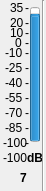
    <widget class="QWidget" name="widget_41" native="true">
     <property name="geometry">
      <rect>
       <x>240</x>
       <y>40</y>
       <width>46</width>
       <height>191</height>
      </rect>
     </property>
     <widget class="QProgressBar" name="progressBar_85">
      <property name="geometry">
       <rect>
        <x>30</x>
        <y>7</y>
        <width>10</width>
        <height>135</height>
       </rect>
      </property>
      <property name="contextMenuPolicy">
       <enum>Qt::DefaultContextMenu</enum>
      </property>
      <property name="toolTip">
       <string>Local Input 1 Meter</string>
      </property>
      <property name="statusTip">
       <string/>
      </property>
      <property name="whatsThis">
       <string/>
      </property>
      <property name="autoFillBackground">
       <bool>false</bool>
      </property>
      <property name="minimum">
       <number>-100</number>
      </property>
      <property name="maximum">
       <number>35</number>
      </property>
      <property name="value">
       <number>24</number>
      </property>
      <property name="textVisible">
       <bool>true</bool>
      </property>
      <property name="orientation">
       <enum>Qt::Vertical</enum>
      </property>
      <property name="invertedAppearance">
       <bool>false</bool>
      </property>
      <property name="format">
       <string>%p%</string>
      </property>
     </widget>
     <widget class="QLabel" name="m0_85">
      <property name="geometry">
       <rect>
        <x>25</x>
        <y>0</y>
        <width>16</width>
        <height>16</height>
       </rect>
      </property>
      <property name="text">
       <string>-</string>
      </property>
     </widget>
     <widget class="QLabel" name="t35_85">
      <property name="geometry">
       <rect>
        <x>10</x>
        <y>0</y>
        <width>16</width>
        <height>16</height>
       </rect>
      </property>
      <property name="text">
       <string>35</string>
      </property>
     </widget>
     <widget class="QLabel" name="tn100_85">
      <property name="geometry">
       <rect>
        <x>3</x>
        <y>135</y>
        <width>31</width>
        <height>16</height>
       </rect>
      </property>
      <property name="text">
       <string>-100</string>
      </property>
     </widget>
     <widget class="QLabel" name="m15_85">
      <property name="geometry">
       <rect>
        <x>25</x>
        <y>15</y>
        <width>16</width>
        <height>16</height>
       </rect>
      </property>
      <property name="text">
       <string>-</string>
      </property>
     </widget>
     <widget class="QLabel" name="m25_85">
      <property name="geometry">
       <rect>
        <x>25</x>
        <y>25</y>
        <width>16</width>
        <height>16</height>
       </rect>
      </property>
      <property name="text">
       <string>-</string>
      </property>
     </widget>
     <widget class="QLabel" name="m90_85">
      <property name="geometry">
       <rect>
        <x>25</x>
        <y>90</y>
        <width>16</width>
        <height>16</height>
       </rect>
      </property>
      <property name="text">
       <string>-</string>
      </property>
     </widget>
     <widget class="QLabel" name="m105_85">
      <property name="geometry">
       <rect>
        <x>25</x>
        <y>105</y>
        <width>16</width>
        <height>16</height>
       </rect>
      </property>
      <property name="text">
       <string>-</string>
      </property>
     </widget>
     <widget class="QLabel" name="m120_85">
      <property name="geometry">
       <rect>
        <x>25</x>
        <y>120</y>
        <width>16</width>
        <height>16</height>
       </rect>
      </property>
      <property name="text">
       <string>-</string>
      </property>
     </widget>
     <widget class="QLabel" name="m135_85">
      <property name="geometry">
       <rect>
        <x>25</x>
        <y>135</y>
        <width>16</width>
        <height>16</height>
       </rect>
      </property>
      <property name="text">
       <string>-</string>
      </property>
     </widget>
     <widget class="QLabel" name="m45_85">
      <property name="geometry">
       <rect>
        <x>25</x>
        <y>45</y>
        <width>16</width>
        <height>16</height>
       </rect>
      </property>
      <property name="text">
       <string>-</string>
      </property>
     </widget>
     <widget class="QLabel" name="m60_85">
      <property name="geometry">
       <rect>
        <x>25</x>
        <y>60</y>
        <width>16</width>
        <height>16</height>
       </rect>
      </property>
      <property name="text">
       <string>-</string>
      </property>
     </widget>
     <widget class="QLabel" name="m75_85">
      <property name="geometry">
       <rect>
        <x>25</x>
        <y>75</y>
        <width>16</width>
        <height>16</height>
       </rect>
      </property>
      <property name="text">
       <string>-</string>
      </property>
     </widget>
     <widget class="QLabel" name="t20_85">
      <property name="geometry">
       <rect>
        <x>10</x>
        <y>15</y>
        <width>16</width>
        <height>16</height>
       </rect>
      </property>
      <property name="text">
       <string>20</string>
      </property>
     </widget>
     <widget class="QLabel" name="t5_85">
      <property name="geometry">
       <rect>
        <x>10</x>
        <y>25</y>
        <width>16</width>
        <height>16</height>
       </rect>
      </property>
      <property name="text">
       <string>10</string>
      </property>
     </widget>
     <widget class="QLabel" name="tn10_85">
      <property name="geometry">
       <rect>
        <x>5</x>
        <y>45</y>
        <width>21</width>
        <height>16</height>
       </rect>
      </property>
      <property name="text">
       <string>-10</string>
      </property>
     </widget>
     <widget class="QLabel" name="tn25_85">
      <property name="geometry">
       <rect>
        <x>5</x>
        <y>60</y>
        <width>21</width>
        <height>16</height>
       </rect>
      </property>
      <property name="text">
       <string>-25</string>
      </property>
     </widget>
     <widget class="QLabel" name="tn40_85">
      <property name="geometry">
       <rect>
        <x>5</x>
        <y>75</y>
        <width>21</width>
        <height>16</height>
       </rect>
      </property>
      <property name="text">
       <string>-40</string>
      </property>
     </widget>
     <widget class="QLabel" name="tn55_85">
      <property name="geometry">
       <rect>
        <x>5</x>
        <y>90</y>
        <width>21</width>
        <height>16</height>
       </rect>
      </property>
      <property name="text">
       <string>-55</string>
      </property>
     </widget>
     <widget class="QLabel" name="tn70_85">
      <property name="geometry">
       <rect>
        <x>5</x>
        <y>105</y>
        <width>21</width>
        <height>16</height>
       </rect>
      </property>
      <property name="text">
       <string>-70</string>
      </property>
     </widget>
     <widget class="QLabel" name="tn85_85">
      <property name="geometry">
       <rect>
        <x>5</x>
        <y>120</y>
        <width>21</width>
        <height>16</height>
       </rect>
      </property>
      <property name="text">
       <string>-85</string>
      </property>
     </widget>
     <widget class="QLabel" name="m35_85">
      <property name="geometry">
       <rect>
        <x>25</x>
        <y>35</y>
        <width>16</width>
        <height>16</height>
       </rect>
      </property>
      <property name="text">
       <string>-</string>
      </property>
     </widget>
     <widget class="QLabel" name="t0_85">
      <property name="geometry">
       <rect>
        <x>15</x>
        <y>35</y>
        <width>16</width>
        <height>16</height>
       </rect>
      </property>
      <property name="text">
       <string>0</string>
      </property>
     </widget>
     <widget class="QLabel" name="value_85">
      <property name="geometry">
       <rect>
        <x>3</x>
        <y>150</y>
        <width>31</width>
        <height>16</height>
       </rect>
      </property>
      <property name="autoFillBackground">
       <bool>false</bool>
      </property>
      <property name="frameShadow">
       <enum>QFrame::Plain</enum>
      </property>
      <property name="text">
       <string>-100</string>
      </property>
     </widget>
     <widget class="QLabel" name="dB_85">
      <property name="geometry">
       <rect>
        <x>27</x>
        <y>150</y>
        <width>16</width>
        <height>16</height>
       </rect>
      </property>
      <property name="font">
       <font>
        <weight>75</weight>
        <bold>true</bold>
       </font>
      </property>
      <property name="text">
       <string>dB</string>
      </property>
     </widget>
     <widget class="QLabel" name="number_85">
      <property name="geometry">
       <rect>
        <x>20</x>
        <y>170</y>
        <width>16</width>
        <height>16</height>
       </rect>
      </property>
      <property name="font">
       <font>
        <weight>75</weight>
        <bold>true</bold>
       </font>
      </property>
      <property name="text">
       <string>7</string>
      </property>
     </widget>
     <widget class="Line" name="line_85">
      <property name="geometry">
       <rect>
        <x>35</x>
        <y>0</y>
        <width>16</width>
        <height>191</height>
       </rect>
      </property>
      <property name="orientation">
       <enum>Qt::Vertical</enum>
      </property>
     </widget>
    </widget>
